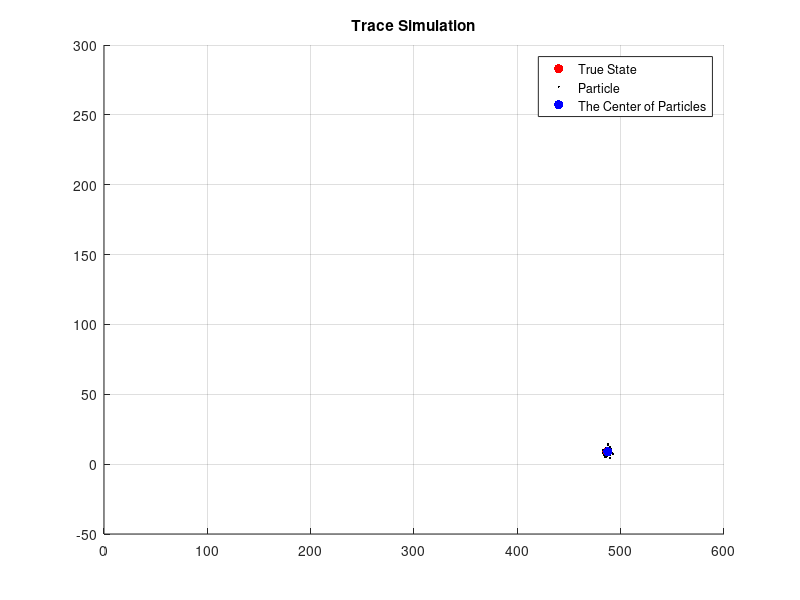
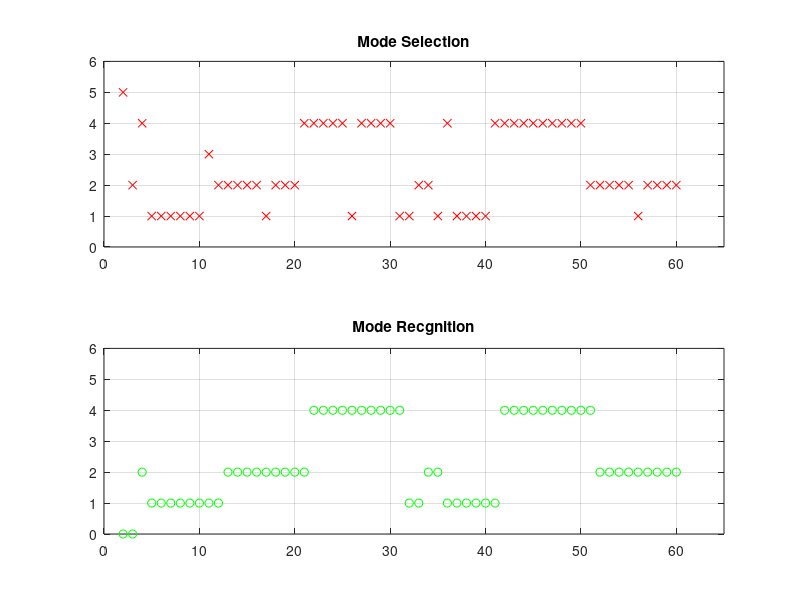
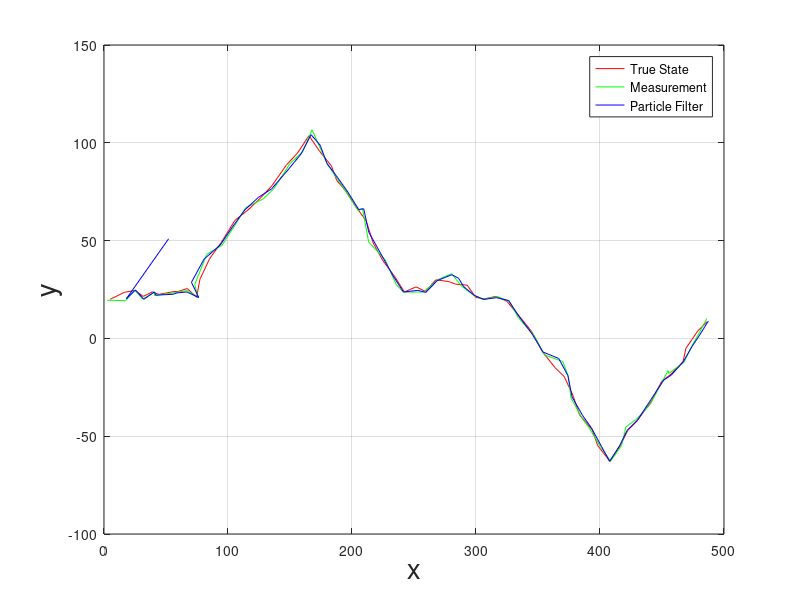
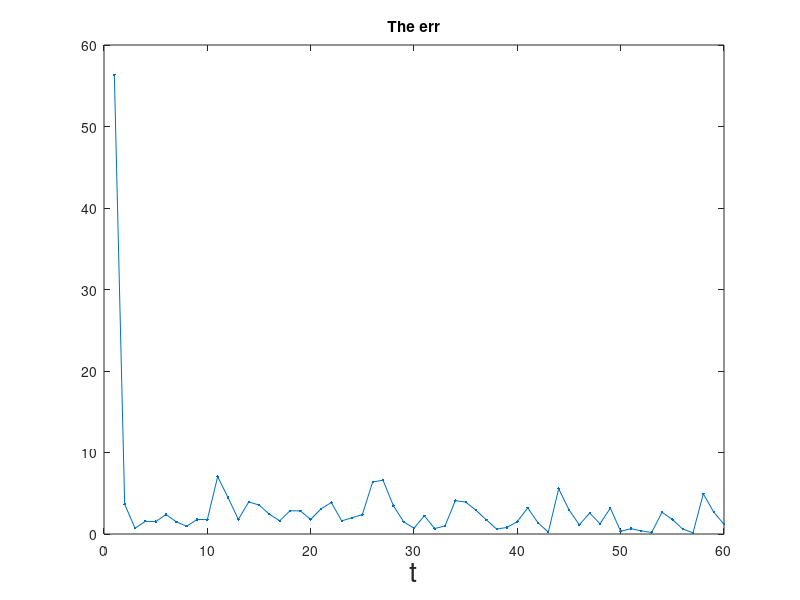

Reproduce these figures in MATLAB, in order.
%%%%%%%%%%%%%%%%%%%%%%%%%%%%%%%%%%%%%%%%%%%%%%%%%%%%%%%%%%%%%%
%%%     Motion tracking framework based on fusion mode     %%%
%%%                                                        %%%
%%%     Version:2-dimensional                              %%%
%%%     Author:Tata                                        %%%
%%%     Last modified date:2020-12-16                      %%%
%%%%%%%%%%%%%%%%%%%%%%%%%%%%%%%%%%%%%%%%%%%%%%%%%%%%%%%%%%%%%%
clc;
close all;
%clear all;

numberOfExp=1  ;
EXP_frameacc=zeros(1,numberOfExp);
EXP_acc=zeros(1,numberOfExp);
% EXP_framedelay=zeros(1,numberOfExp);
% EXP_recdelay=zeros(1,numberOfExp);
EXP_time=zeros(1,numberOfExp);
EXP_improvement=zeros(1,numberOfExp);
err_BAR=zeros(59,numberOfExp);
for e=1:numberOfExp
close all;
N = 300;   %粒子总数
Q = 5;      %过程噪声
R = 5;      %测量噪声
T = 60;     %测量时间
theta = pi/T;       %旋转角度
distance = 4*80/T;    %每次走的距离
WorldSize = 100;    %世界大小
X = zeros(2, T);    %存储系统状态
Z = zeros(2, T);    %存储系统的观测状态
P = zeros(2, N);    %建立粒子群
PCenter = zeros(2, T);  %所有粒子的中心位置
w = zeros(N, 1);         %每个粒子的权重
err = zeros(1,T);     %误差
X(:, 1) = [5; 20];     %初始系统状态
%wgn（m,n,p）产生一个m行n列的高斯白噪声的矩阵，p以dBW为单位指定输出噪声的强度。
Z(:, 1) = [5; 20] + wgn(2, 1, 10*log10(R));    %初始系统的观测状态
M=[1 0 0 0;%模式矩阵
   1 0 1 0;
   0 1 1 0;
   1 0 0 1;
   0 1 0 1];
Mq = zeros(N,1);%传递模式索引
Mqu = zeros(N,T);%存储模式索引
MPro(:,1) = 0.2*ones(5,1);%模式权重
MNumber = length(MPro);%模式数量
MCum = cumsum(MPro);%模式权重累加
M_Probability=zeros(MNumber,T);
modeCorrect=0;
modeError=0;
timeOfAll=0;
outTime=0;%帧内输出时间
stageNumber=6;%定义阶段数

M_Pro_1=zeros(MNumber,T/stageNumber-1);
M_Pro_2=zeros(MNumber,T/stageNumber);
M_Pro_3=zeros(MNumber,T/stageNumber);
M_Pro_4=zeros(MNumber,T/stageNumber);
M_Pro_5=zeros(MNumber,T/stageNumber);
M_Pro_6=zeros(MNumber,T/stageNumber-1);

recSpaceSize=3;%定义识别帧基数
recSpace=zeros(recSpaceSize,1);%定义当前识别基
timeEachFrame=zeros(T,1);%存放每一帧耗时
recChange=zeros(stageNumber,1);%记录识别变更帧
timeDelay=zeros(stageNumber,1);%记录识别变更时延
tempRec=0;%识别变更栈
u=1;%用于recChange的循环赋值

recRight=0;%识别准确数
recCount=0;%识别帧数（未丢失）
recMiss=0;%识别丢失帧
recACC=0;%识别准确率

recRecord=zeros(T+10,1);
% modeInStage1=zeros(T/6,1);
% modeInStage2=zeros(T/6,1);
% modeInStage3=zeros(T/6,1);
% modeInStage4=zeros(T/6,1);
% modeInStage5=zeros(T/6,1);
% modeInStage6=zeros(T/6,1);
%初始化粒子群
for i = 1 : N
    P(:, i) = [WorldSize*rand; WorldSize*rand];%在worldSize区域内随机生成N个粒子
    dist = norm(P(:, i)-Z(:, 1));     %与测量位置相差的距离，用于估算该粒子的权重
    %由于上面已经随机生成了N个粒子，现在将其与真实的测量值z进行比较，越接近则权重越大，或者说差值越小权重越大
    %这里的权重计算是关于p(z/x)的分布，即观测方程的分布，假设观测噪声满足高斯分布，那么w（i）=p(z/x)
    w(i) = (1 / sqrt(R) / sqrt(2 * pi)) * exp(-(dist)^2 / 2 / R);   %求权重
end
PCenter(:, 1) = sum(P, 2) / N;      %所有粒子的几何中心位置

%%
err(1) = norm(X(:, 1) - PCenter(:, 1));     %粒子几何中心与系统真实状态的误差
% figure(1);
% %利用set(gca,'propertyname','propertyvalue'......)命令可以调整图形的坐标属性。
% %propertyname和property value分别为坐标属性名称（不区分字母大小写）及对应的属性值。
% set(gca,'FontSize',10);
% hold on%使当前及图形保持而不被刷新，准备接受此后将绘制的新曲线
% plot(X(1, 1), X(2, 1), 'r.', 'markersize',30)   %系统状态位置
% %axis[xmin,xmax,ymin,ymax]设定坐标范围，必须满足xmin<xmax，后面同理
% axis([0 100 0 100]);
% plot(P(1, :), P(2, :), 'kx', 'markersize',5);   %绘出各个粒子位置
% plot(PCenter(1, 1), PCenter(2, 1), 'b.', 'markersize',25); %所有粒子的几何中心位置
% %图形标注函数legend(string1,string2,string3...),在当前图中添加图例
%  
% legend('True State', 'Particles', 'The Center of Particles');
% %添加图形标题命令title('string'),在当前坐标系的顶部加一个文本串string,作为该图形的标题
% title('Initial State');
% %使当前轴及图形不再具备不被刷新的性质
% hold off

%%
%开始运动
for k = 2 : T

    %模拟一个弧线运动的状态
    %wgn（m,n,p）产生一个m行n列的高斯白噪声的矩阵，p以dBW为单位指定输出噪声的强度。
%     X(:, k) = X(:, k-1) + distance * [(-cos(k * theta)); sin(k * theta)] + wgn(2, 1, 10*log10(Q));     %状态方程
%     Z(:, k) = X(:, k) + wgn(2, 1, 10*log10(R));     %观测方程 
    if k<=round(T/stageNumber)
        X(1, k) = X(1, k-1) + distance * 1.5 + wgn(1, 1, 10*log10(Q));     %状态方程
        X(2, k) = X(2, k-1) + distance * 0 + wgn(1, 1, 10*log10(Q));
        Z(:, k) = X(:, k) + wgn(2, 1, 10*log10(R));     %观测方程    
    elseif (round(T/stageNumber)<k) && (k<=round(2*T/stageNumber))
        X(1, k) = X(1, k-1) + distance *  1.5 + wgn(1, 1, 10*log10(Q));     %状态方程
        X(2, k) = X(2, k-1) + distance * 1.5 + wgn(1, 1, 10*log10(Q));
        Z(:, k) = X(:, k) + wgn(2, 1, 10*log10(R));     %观测方程 
    elseif (round(2*T/stageNumber)<k) && (k<=round(3*T/stageNumber))
        X(1, k) = X(1, k-1) + distance *  1.5 + wgn(1, 1, 10*log10(Q));     %状态方程
        X(2, k) = X(2, k-1) + distance * -1.5 + wgn(1, 1, 10*log10(Q));
        Z(:, k) = X(:, k) + wgn(2, 1, 10*log10(R));     %观测方程 
    elseif (round(3*T/stageNumber)<k) && (k<=round(4*T/stageNumber))
        X(1, k) = X(1, k-1) + distance * 1.5 + wgn(1, 1, 10*log10(Q));     %状态方程
        X(2, k) = X(2, k-1) + distance * 0 + wgn(1, 1, 10*log10(Q));
        Z(:, k) = X(:, k) + wgn(2, 1, 10*log10(R));     %观测方程
    elseif (round(4*T/stageNumber)<k) && (k<=round(5*T/stageNumber))
        X(1, k) = X(1, k-1) + distance *  1.5 + wgn(1, 1, 10*log10(Q));     %状态方程
        X(2, k) = X(2, k-1) + distance * -1.5 + wgn(1, 1, 10*log10(Q));
        Z(:, k) = X(:, k) + wgn(2, 1, 10*log10(R));     %观测方程 
    else
        X(1, k) = X(1, k-1) + distance *  1.5 + wgn(1, 1, 10*log10(Q));     %状态方程
        X(2, k) = X(2, k-1) + distance * 1.5 + wgn(1, 1, 10*log10(Q));
        Z(:, k) = X(:, k) + wgn(2, 1, 10*log10(R));     %观测方程
    end

    %粒子滤波
    tic;
    %预测
    for i = 1 : N
        %将之前生成的粒子带入到状态方程，进行下一步状态的预测
%         P(:, i) = P(:, i) + distance * [-cos(k * theta); sin(k * theta)] + wgn(2, 1, 10*log10(Q));
       RanNumber = rand;
            for MIndex = 1:MNumber
               if RanNumber <= MCum(MIndex)
                   Mq(i) = MIndex;
                   break;
               end
            end
        thisMode = M(Mq(i),:);
        P(1, i) = P(1, i) + distance * (thisMode(1)*1.5+thisMode(2)*(-1.5)) + wgn(1, 1, 10*log10(Q));
        P(2, i) = P(2, i) + distance * (thisMode(3)*1.5+thisMode(4)*(-1.5)) + wgn(1, 1, 10*log10(Q));
        dist = norm(P(:, i)-Z(:, k));     %与测量位置相差的距离，用于估算该粒子的权重
        %由于上面已经随机生成了N个粒子，现在将其与真实的测量值z进行比较，越接近则权重越大，或者说差值越小权重越大
        %这里的权重计算是关于p(z/x)的分布，即观测方程的分布，假设观测噪声满足高斯分布，那么w（i）=p(z/x)
        w(i) = (1 / sqrt(R) / sqrt(2 * pi)) * exp(-(dist)^2 / 2 / R);   %求权重
    end
%归一化权重
    wsum = sum(w);
    for i = 1 : N
        w(i) = w(i) / wsum;
    end

    %重采样（更新）
    for i = 1 : N
        wmax = 2 * max(w) * rand;  %另一种重采样规则,获取权重当中的最大值与均匀分布在0-1之间数的乘积再乘以2作为后面判断选出大权重粒子的依据
        %randi()函数生成均匀分布的伪随机整数，范围为imin--imax，如果没指定imin，则默认为1
        %r = randi([imin,imax],...)返回一个在[imin,imax]范围内的伪随机整数
        index = randi(N, 1);
        %在这里随机产生N个粒子当中的某个粒子，然后选择该粒子的权值，判断是否是大的粒子权重，是的话就把该粒子选出来
        while(wmax > w(index))
            %使vmax递减，不然的话单个粒子的权重是不可能大于vmax的值的
            wmax = wmax - w(index);
            index = index + 1;
            %如果从某个随机的粒子开始找，没找到从该粒子开始到最后的粒子权值总和大于vmax，那么就重新从第一个粒子开始查找
            if index > N
                index = 1;
            end          
        end
        P(:, i) = P(:, index);     %从上面的index中得到新粒子
        Mq(i) = Mq(index); %选出粒子对应的模式索引
    end
    
    table = tabulate(Mq);
    [maxCount,idx] = max(table(:,2));
    bestMode=table(idx);
    

%     timeOfAll=toc+timeOfAll;
%     timeEachFrame(k)=toc;
    
    Mqu(:,k)=Mq;
    MPro(1,1)=length(find(Mq==1));
    MPro(2,1)=length(find(Mq==2));
    MPro(3,1)=length(find(Mq==3));
    MPro(4,1)=length(find(Mq==4));
    MPro(5,1)=length(find(Mq==5));
    MPro = MPro/sum(MPro);
    M_Probability(:,k-1)=MPro;
    for i=1:MNumber
       if MPro(i) < 0.05
          MPro= 0.2*ones(5,1);
       end
    end
    MCum = cumsum(MPro);
    

    %sum(X,2)表示把X按行求和;如果是sum(X),那就是按列求和
    PCenter(:, k) = sum(P, 2) / N;      %所有粒子的几何中心位置

    %计算误差
    err(k) = norm(X(:, k) - PCenter(:, k));     %粒子几何中心与系统真实状态的误差
    
    
    %统计模式准确帧
    if (k<=round(T/stageNumber)) && (bestMode==1)
        modeCorrect=modeCorrect+1;
    elseif (round(T/stageNumber)<k) && (k<=round(2*T/stageNumber)) && (bestMode==2)
        modeCorrect=modeCorrect+1;
    elseif (round(2*T/stageNumber)<k) && (k<=round(3*T/stageNumber)) && (bestMode==4)
        modeCorrect=modeCorrect+1;
    elseif (round(3*T/stageNumber)<k) && (k<=round(4*T/stageNumber)) && (bestMode==1)
        modeCorrect=modeCorrect+1;
    elseif (round(4*T/stageNumber)<k) && (k<=round(5*T/stageNumber)) && (bestMode==4)
        modeCorrect=modeCorrect+1;
    elseif (round(5*T/stageNumber)<k) && (k<=round(6*T/stageNumber)) && (bestMode==2)
        modeCorrect=modeCorrect+1;
    else
        modeError=modeError+1;
    end
    
    %每T/3帧效果
%     if k<=round(T/6)
%         modeInStage1(k)=bestMode;
%     elseif (round(T/6)<k) && (k<=round(2*T/6))
%         modeInStage2(k-round(T/6))=bestMode;
%     elseif (round(2*T/6)<k) && (k<=round(3*T/6))
%         modeInStage3(k-round(2*T/6))=bestMode;
%     elseif (round(3*T/6)<k) && (k<=round(4*T/6))
%         modeInStage4(k-round(3*T/6))=bestMode;
%     elseif (round(4*T/6)<k) && (k<=round(5*T/6))
%         modeInStage5(k-round(4*T/6))=bestMode;
%     else
%         modeInStage6(k-round(5*T/6))=bestMode;
%     end
    if k<(recSpaceSize+1)
        recSpace(k)=bestMode;
    else
        for p=1:recSpaceSize-1
            recSpace(p)=recSpace(p+1);
        end
        recSpace(recSpaceSize)=bestMode;
    end
    tableNow=tabulate(recSpace);
    [maxCountNow,idxNow] = max(tableNow(:,2));
    recNow=tableNow(idxNow);
    
    timeOfAll=toc+timeOfAll;
    timeEachFrame(k)=toc;
    %%
    %记录模式变更帧
    if recNow~=tempRec
        recChange(u)=k;
        u=u+1;
        tempRec=recNow;
    end
    %%
    
    %%%统计识别帧数（未丢失帧）
    if recNow~=0
       recCount=recCount+1;
    else
        recMiss=recMiss+1;
    end
    %%%统计识别准确帧
%     if (k<=round(T/6)) && (recNow==1) 
%         recRight=recRight+1;
%     elseif (round(T/stageNumber)<k) && (k<=round(2*T/stageNumber)) && (recNow==2)
%         recRight=recRight+1;
%     elseif (round(2*T/stageNumber)<k) && (k<=round(3*T/stageNumber)) && (recNow==4)
%         recRight=recRight+1;
%     elseif (round(3*T/stageNumber)<k) && (k<=round(4*T/stageNumber)) && (recNow==1)
%         recRight=recRight+1;
%     elseif (round(4*T/stageNumber)<k) && (k<=round(5*T/stageNumber)) && (recNow==4)
%         recRight=recRight+1;
%     elseif (round(4*T/stageNumber)<k) && (k<=round(5*T/stageNumber)) && (recNow==2)
%         recRight=recRight+1;
%     end
    %记录识别结果
    recRecord(k)=recNow;
    %%
    figure(2)
    set(gca,'FontSize',12);
    set(gcf,'position',[50 400 450 400]);
    %clf; 用来清除图形的命令。一般在画图之前用
    clf;
    title('Trace Simulation');
    hold on
    plot(X(1, k), X(2, k), 'r.', 'markersize',20);  %系统状态位置
    grid on;
    axis([0 600 -50 300]);
    plot(P(1, :), P(2, :), 'k.', 'markersize',5);   %各个粒子位置
    plot(PCenter(1, k), PCenter(2, k), 'b.', 'markersize',20); %所有粒子的中心位置
    legend('True State', 'Particle', 'The Center of Particles');
    hold off
    %pause(0.1);
    figure(3);
    set(gcf,'position',[515 400 450 400]);
    %hold on;
    
    subplot(211);plot(k,bestMode,'rx');hold on;grid on;title('Mode Selection');
    axis([0 T+5 0 MNumber+1]);
    subplot(212);plot(k,recNow,'go');hold on;grid on;title('Mode Recgnition');
    axis([0 T+5 0 MNumber+1]);
    
    drawnow;
end
%%
%统计识别准确帧
for n=1:T
    if (n<=round(T/stageNumber)+recMiss) && (recRecord(n)==1) 
        recRight=recRight+1;
    elseif (round(T/stageNumber)+recMiss<n) && (n<=round(2*T/stageNumber)+recMiss) && (recRecord(n)==2)
        recRight=recRight+1;
    elseif (round(2*T/stageNumber)+recMiss<n) && (n<=round(3*T/stageNumber)+recMiss) && (recRecord(n)==4)
        recRight=recRight+1;
    elseif (round(3*T/stageNumber)+recMiss<n) && (n<=round(4*T/stageNumber)+recMiss) && (recRecord(n)==1)
        recRight=recRight+1;
    elseif (round(4*T/stageNumber)+recMiss<n) && (n<=round(5*T/stageNumber)+recMiss) && (recRecord(n)==4)
        recRight=recRight+1;
    elseif (round(5*T/stageNumber)+recMiss<n) && (n<=round(6*T/stageNumber)+recMiss) && (recRecord(n)==2)
        recRight=recRight+1;
    end
end

%%
%识别准确率计算
recACC=recRight/recCount;



%%
%%统计几次识别延时
for i=1:recChange(1)
    timeDelay(1)=timeDelay(1)+timeEachFrame(i);
end
for i=10:recChange(2)
    timeDelay(2)=timeDelay(2)+timeEachFrame(i);
end
for i=20:recChange(3)
    timeDelay(3)=timeDelay(3)+timeEachFrame(i);
end
for i=30:recChange(4)
    timeDelay(4)=timeDelay(4)+timeEachFrame(i);
end
for i=40:recChange(5)
    timeDelay(5)=timeDelay(5)+timeEachFrame(i);
end
for i=50:recChange(6)
    timeDelay(6)=timeDelay(6)+timeEachFrame(i);
end

%%
%统计各阶段最多的模式
% table1 = tabulate(modeInStage1);
% [maxCount1,idx1] = max(table1(:,2));
% firRec=table1(idx1);
% 
% table2 = tabulate(modeInStage2);
% [maxCount2,idx2] = max(table2(:,2));
% secRec=table2(idx2);
% 
% table3 = tabulate(modeInStage3);
% [maxCount3,idx3] = max(table3(:,2));
% thiRec=table3(idx3);
% 
% table4 = tabulate(modeInStage4);
% [maxCount4,idx4] = max(table4(:,2));
% fouRec=table4(idx4);
% 
% table5 = tabulate(modeInStage5);
% [maxCount5,idx5] = max(table5(:,2));
% fifRec=table5(idx5);
% 
% table6 = tabulate(modeInStage6);
% [maxCount6,idx6] = max(table6(:,2));
% sixRec=table6(idx6);
%%
figure(4);
set(gca,'FontSize',12);
plot(X(1,:), X(2,:), 'r', Z(1,:), Z(2,:), 'g', PCenter(1,:), PCenter(2,:), 'b-');
grid on;
%axis([0 250 -50 200]);
legend('True State', 'Measurement', 'Particle Filter');
xlabel('x', 'FontSize', 20); ylabel('y', 'FontSize', 20);

%%
figure(5);
set(gca,'FontSize',12);
plot(err,'.-');
xlabel('t', 'FontSize', 20);
title('The err');

%
% fprintf('The accuracy of mode recognition in each frame is:%.4f\n',modeCorrect/T);
% fprintf('The recognition delay of each frame is:%.4f\n',timeOfAll/T);
% fprintf('The mean time delay of recognition is:%.4f\n',sum(timeDelay)/stageNumber);
% fprintf('The accuracy of recognition is:%.4f\n',recACC);
% fprintf('The improvement degree is:%.4f\n',recACC-(modeCorrect/T));
meanDelay=sum(timeDelay)/stageNumber;
% fprintf('The mean time delay of reconition is:%.4f\n',meanDelay);

% 
M_Pro_1=M_Probability(:,2:10);
M_Pro_2=M_Probability(:,11:20);
M_Pro_3=M_Probability(:,21:30);
M_Pro_4=M_Probability(:,31:40);
M_Pro_5=M_Probability(:,41:50);
M_Pro_6=M_Probability(:,51:59);
%
mean_Pro_1=mean(M_Pro_1,2);
mean_Pro_2=mean(M_Pro_2,2);
mean_Pro_3=mean(M_Pro_3,2);
mean_Pro_4=mean(M_Pro_4,2);
mean_Pro_5=mean(M_Pro_5,2);
mean_Pro_6=mean(M_Pro_6,2);


EXP_frameacc(e)=modeCorrect/T;
EXP_acc(e)=recACC;
EXP_improvement(e)=EXP_acc(e)-EXP_frameacc(e);
EXP_time(e)=meanDelay;
EXP_framedelay(e)=timeOfAll/T;
EXP_recdelay(e)=sum(timeDelay)/stageNumber;

err_BAR(:,e)=err(2:60);
% fprintf('The mean error of tracking is:%.4f\n',mean(err_BAR(:,e)));

e


end

% meanEXP_frameacc=mean(EXP_frameacc);
% meanEXP_acc=mean(EXP_acc);
% meanEXP_improvement=mean(EXP_improvement);
% meanEXP_meanDelay=mean(EXP_time);
% meanEXP_meanError=mean(err_BAR(:));
% % meanEXP_framedelay=mean(EXP_framedelay);
% % meanEXP_recdelay=mean(EXP_recdelay);
% fprintf('The mean frame accuracy in 100 times experiment is:%.4f\n',meanEXP_frameacc);
% fprintf('The mean accuracy of recognition in 100 times experiment is:%.4f\n',meanEXP_acc);
% fprintf('The mean improvement degree in 100 times experiment is:%.4f\n',meanEXP_improvement);
% fprintf('The mean recognition delay in 100 times experiment is:%.4f\n',meanEXP_meanDelay);
% fprintf('The mean tracking error in 100 times experiment is:%.4f\n',meanEXP_meanError);
% % fprintf('The mean frame delay in 50 times experiment is:%.4f\n',meanEXP_framedelay);
% % fprintf('The mean recognition delay in 50 times experiment is:%.4f\n',meanEXP_recdelay);
% figure(6);
% plot(1:numberOfExp,EXP_frameacc,'bo');
% xlabel('Experiment');ylabel('Mean frame accuracy');
% title('Mean Frame accuracy in 100 Experiments');
% figure(7);
% plot(1:numberOfExp,EXP_acc,'b+');
% xlabel('Experiment');ylabel('Mean accuracy of recognition');
% title('Mean accuracy of Recognition in 100 Experiments');
% figure(8);
% plot(1:numberOfExp,EXP_time,'bd');
% xlabel('Experiment');ylabel('Mean frame delay');
